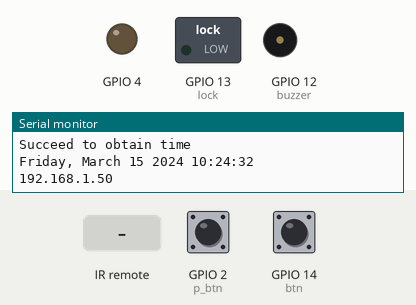
The sketch below on a simulated ESP32. On the bench: switched loads named in the sketch (green lamp = pin HIGH), output pins drawn as LEDs (lit = HIGH), buzzer (waves = sounding, pin HIGH), the last lines printed to the serial monitor. Wiring (inferred from the names in the program): IR receiver: data GPIO 15. Dashed ring = blinking. Inputs (shaded band) come from the test bench; at power-on: GPIO 2 (p_btn) HIGH, GPIO 14 (btn) LOW. WiFi joins after 1.5 s; servers stay silent unless stated; the local clock reads 2024-03-15 10:24:30 at power-on unless the sketch sets it; storage starts empty; random numbers use the default seed unless the sketch sets one; EEPROM starts erased; the camera gives no picture.

Above: at 4.9 s.
5.0 s: infrared code 0x1312D00 received
At 5.15 s:
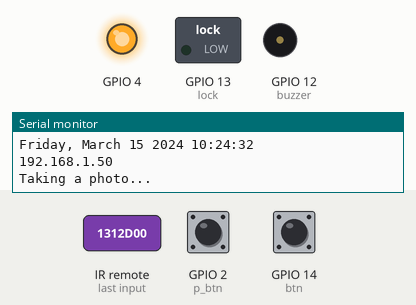
8.0 s: GPIO 2 (p_btn) pulled LOW for 3.2 s
At 11.7 s:
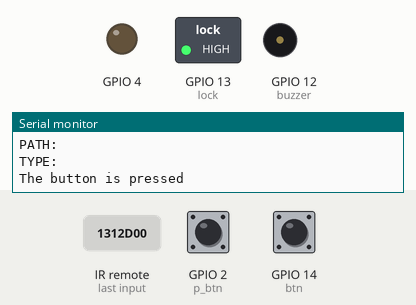
14.9 s: GPIO 14 (btn) pulled HIGH for 3.2 s
At 19.0 s:
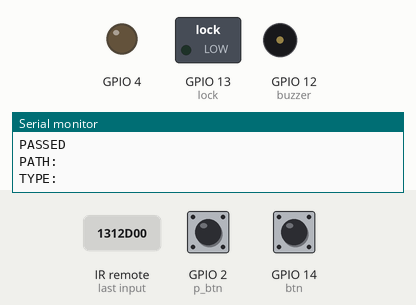
Timing chart, 0 to 20.5 s (numbered marks = the images above; inputs shaded):
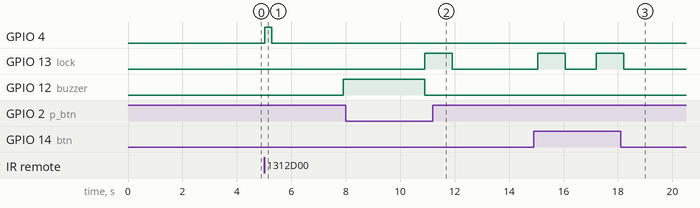

Measured:
- after the input at 5.0 s, GPIO 4: LOW → HIGH at once, → LOW 0.26 s later; GPIO 12 (buzzer): LOW → HIGH after 2.9 s
- after the input at 8.0 s, GPIO 13 (lock): LOW → HIGH after 2.9 s, → LOW 1.0 s later
- after the input at 14.9 s, GPIO 13 (lock): alternates HIGH for 1.0 s and LOW for 1.2 s, 4 changes in all, then stays LOW, starting after 0.15 s

The sketch:

Final_Project.ino
```cpp
#include "esp_camera.h"
#include <WiFi.h>
#include "time.h"
#include <FS.h>
#include <SPIFFS.h>
#include <ESP_Mail_Client.h>
#include <Firebase_ESP_Client.h>
#include <addons/TokenHelper.h>
#include <BlynkSimpleEsp32.h>
#include <AsyncTCP.h>
#include <ESPAsyncWebServer.h>
#include <EEPROM.h>

/*Define Camera Pins*/

#define CAMERA_MODEL_AI_THINKER

#if defined(CAMERA_MODEL_AI_THINKER)
#define PWDN_GPIO_NUM     32
#define RESET_GPIO_NUM    -1
#define XCLK_GPIO_NUM      0
#define SIOD_GPIO_NUM     26
#define SIOC_GPIO_NUM     27
#define Y9_GPIO_NUM       35
#define Y8_GPIO_NUM       34
#define Y7_GPIO_NUM       39
#define Y6_GPIO_NUM       36
#define Y5_GPIO_NUM       21
#define Y4_GPIO_NUM       19
#define Y3_GPIO_NUM       18
#define Y2_GPIO_NUM        5
#define VSYNC_GPIO_NUM    25
#define HREF_GPIO_NUM     23
#define PCLK_GPIO_NUM     22
#else
#error "Camera model not selected"
#endif

/*Path and name of file to write*/
#define FILE_PHOTO "/photo.jpg"

/*Pins Connection*/
#define p_btn 2
#define buzzer 12
#define lock 13
#define btn 14
#define IR_pin 15

/* The WIFI in credentials */
#define WIFI_SSID "Dell5410"
#define WIFI_PASSWORD "HamidKhan"
char authentication[] = "xrPe4GpwLBBZEkC-ctNhc_mDVaeZ04UX";       //Auth Code sent by Blynk
String local_IP = "";

/* For getTime() */
String pk_time = "";
const char* ntpServer = "pk.pool.ntp.org";
const long  gmtOffset_sec = 14400;
const int   daylightOffset_sec = 3600;

#define SMTP_HOST "smtp.gmail.com"
#define SMTP_PORT 465

/* The sign in credentials of sender*/
#define SENDER_EMAIL "hamidmuzaffar49@gmail.com"
#define SENDER_PWD "ujsteffayigryqdh"

/* Receiver's email*/
#define RECEIVER_EMAIL "hamidmuzaffar218@gmail.com"

/*Store Number in EEPROM to make unique name of picture*/
// define the number of bytes you want to access
#define EEPROM_SIZE 1
int pictureNumber = 0;
String storage_path = "";
String RTDB_path_url = "";
String RTDB_path_status = "";
String RTDB_path_date = "";

/*Firebase Credentials*/
// Insert Firebase project API Key
#define API_KEY "AIzaSyBJeo4dPJ9xDmhqrKV0uYsb48ZuT63GuQ4"
// Insert Authorized Email and Corresponding Password
#define USER_EMAIL "hamidmuzaffar49@gmail.com"
#define USER_PASSWORD "HamidKhan"
// Insert Firebase storage bucket ID e.g bucket-name.appspot.com
#define STORAGE_BUCKET_ID "esp-32-c099b.appspot.com"
// Insert RTDB URLefine the RTDB URL */
#define DATABASE_URL "https://esp-32-c099b-default-rtdb.asia-southeast1.firebasedatabase.app/"
/*--------------------*/

//Define Firebase Data objects
FirebaseData fbdo;
FirebaseAuth auth;
FirebaseConfig configF;

/* The SMTP Session object*/
SMTPSession smtp;

/* Callback function to get the Email sending status */
void smtpCallback(SMTP_Status status);

/*Web Server Credentials*/

const char* PARAM_INPUT_1 = "output";
const char* PARAM_INPUT_2 = "state";

// Create AsyncWebServer object on port 80
AsyncWebServer server(80);

const char index_html[] PROGMEM = R"rawliteral(
<!DOCTYPE HTML><html>
<head>
  <title>Bell System Web Server</title>
  <meta name="viewport" content="width=device-width, initial-scale=1">
  <link rel="icon" href="data:,">
  <style>
        html {
            position: absolute;
            top: 0px;
            bottom: 0px;
            right : 0px;
            left : 0px;
            font-family: Arial;
            display: inline-block;
            text-align: center;
            background-image: linear-gradient(to bottom right, rgb(13, 13, 35), rgb(52, 52, 118), rgb(157, 0, 255));
            background-repeat: no-repeat;
            background-size: cover;
            background-position: center center;
            color: white;
        }

        h2 {
            font-size: 3.0rem;
        }

        p {
            font-size: 3.0rem;
        }

        body {
            max-width: 600px;
            margin: 0px auto;
            padding-bottom: 25px;
        }

        .switch {
            position: relative;
            display: inline-block;
            width: 120px;
            height: 68px;
        }

        .switch input {
            display: none
        }

        .slider {
            position: absolute;
            top: 0;
            left: 0;
            right: 0;
            bottom: 0;
            background-color: red;
            border-radius: 6px;
            transition: .4s;
        }

        .slider:before {
            position: absolute;
            content: "";
            height: 52px;
            width: 52px;
            left: 8px;
            bottom: 8px;
            background-color: #fff;
            -webkit-transition: .4s;
            transition: .4s;
            border-radius: 3px
        }

        input:checked+.slider {
            background-color: Green;
        }

        input:checked+.slider:before {
            -webkit-transform: translateX(52px);
            -ms-transform: translateX(52px);
            transform: translateX(52px);
        }
    </style>
</head>
<body>
  <h2>Bell System Web Server</h2>
  %BUTTONPLACEHOLDER%
<script>function toggleCheckbox(element) {
        var xhr = new XMLHttpRequest();
        xhr.open("GET", "/update?output=" + element.id + "&state=1", true);
        xhr.send();
        setTimeout(function () {
            element.checked =false;
            xhr.open("GET", "/update?output=" + element.id + "&state=0", true);
            xhr.send();
        }, 2000);
    }
</script>
</body>
</html>
)rawliteral";

// Replaces placeholder with button section in your web page
String processor(const String& var){
  //Serial.println(var);
  if(var == "BUTTONPLACEHOLDER"){
    String buttons = "";
    buttons += "<h4>Open The Door</h4><label class=\"switch\"><input type=\"checkbox\" onchange=\"toggleCheckbox(this)\" id=\""+String(lock)+"\"><span class=\"slider\"></span></label>";
    return buttons;
  }
  return String();
}

void setup() {
  Serial.begin(115200);
  /* Connection with WIFI */
  wifiConnection();
  /* Connection with Blynk */
  Blynk.begin(authentication, WIFI_SSID, WIFI_PASSWORD);

  if (!SPIFFS.begin(true)) {
    Serial.println("An Error has occurred while mounting SPIFFS");
    ESP.restart();
  }
  else {
    delay(500);
    Serial.println("SPIFFS mounted successfully");
  }

  /* Setting Camera Configuration */
  cameraConfiguration();
  /* Setting up Time Credentials */
  setTimeESP();
  /* Setting up Firebase */
  firebaseConfiguration();
  /*interrupt and lock pin setup*/
  pinMode(IR_pin, INPUT);
  pinMode(lock, OUTPUT);
  digitalWrite(lock, LOW);
  pinMode(btn, INPUT);
  digitalWrite(btn, LOW);
  pinMode(4,OUTPUT);
  pinMode(p_btn, INPUT_PULLUP);
  pinMode(buzzer,OUTPUT);
  digitalWrite(buzzer, LOW);
  /*Starting Web Server*/
  start_web_server();
  /*Sending mail after setup is completete*/
  sendEmail("Setting Up Everything. ESP is working now");
}

void loop() {
  /* Connection to the blynk */
  Blynk.run();
  if (digitalRead(btn) == HIGH) {
    change_status();
    digitalWrite(lock, HIGH);
    delay(1000);
    digitalWrite(lock, LOW);
    delay(1000);
  }
  if (digitalRead(p_btn) == LOW) {
    Serial.println("The button is pressed");
    digitalWrite(lock, HIGH);
    delay(1000);
    digitalWrite(lock, LOW);
    delay(1000);
  }
  if (digitalRead(IR_pin) == LOW) {
    /* Capture Photo and saved to SPIFF */
    capturePhotoSaveSpiffs();
    /* Getting Time Credentials */
    getTime();
    /* Sending to Firebase */
    storeIntoFirebase();
    /* Sending Mail */
    sendEmail("");
     /*Buzzer*/
    digitalWrite(buzzer, HIGH);
    delay(3000);
    digitalWrite(buzzer, LOW);
    /*Notify the user*/
    Blynk.notify("Someone Arrived");
  }
  if ((WiFi.status() != WL_CONNECTED))
  {
    Serial.println("Reconnecting to WiFi...");
    WiFi.disconnect();
    WiFi.reconnect();
    if ((WiFi.status() == WL_CONNECTED))
    {
      Serial.print("Camera Ready! Use 'http://");
      Serial.print(WiFi.localIP());
      Serial.println("' to connect");
    }
    delay(3000);
  }
}

void wifiConnection() {
  Serial.println();
  Serial.print("Connecting to WIFI");
  WiFi.begin(WIFI_SSID, WIFI_PASSWORD);
  while (WiFi.status() != WL_CONNECTED) {
    Serial.print(".");
    delay(200);
  }
  Serial.println("");
  Serial.println("WiFi connected.");
  Serial.println("IP address: ");
  local_IP = String() + WiFi.localIP()[0] + "." + WiFi.localIP()[1] + "." + WiFi.localIP()[2] + "." +WiFi.localIP()[3];;
  Serial.println(WiFi.localIP());
  Serial.println();
}

void cameraConfiguration() {
  camera_config_t config;
  config.ledc_channel = LEDC_CHANNEL_0;
  config.ledc_timer = LEDC_TIMER_0;
  config.pin_d0 = Y2_GPIO_NUM;
  config.pin_d1 = Y3_GPIO_NUM;
  config.pin_d2 = Y4_GPIO_NUM;
  config.pin_d3 = Y5_GPIO_NUM;
  config.pin_d4 = Y6_GPIO_NUM;
  config.pin_d5 = Y7_GPIO_NUM;
  config.pin_d6 = Y8_GPIO_NUM;
  config.pin_d7 = Y9_GPIO_NUM;
  config.pin_xclk = XCLK_GPIO_NUM;
  config.pin_pclk = PCLK_GPIO_NUM;
  config.pin_vsync = VSYNC_GPIO_NUM;
  config.pin_href = HREF_GPIO_NUM;
  config.pin_sscb_sda = SIOD_GPIO_NUM;
  config.pin_sscb_scl = SIOC_GPIO_NUM;
  config.pin_pwdn = PWDN_GPIO_NUM;
  config.pin_reset = RESET_GPIO_NUM;
  config.xclk_freq_hz = 20000000;
  config.pixel_format = PIXFORMAT_JPEG;

  if (psramFound()) {
    config.frame_size = FRAMESIZE_UXGA;
    config.jpeg_quality = 10;
    config.fb_count = 2;
  } else {
    config.frame_size = FRAMESIZE_SVGA;
    config.jpeg_quality = 12;
    config.fb_count = 1;
  }

  // Initialize camera
  esp_err_t err = esp_camera_init(&config);
  if (err != ESP_OK) {
    Serial.printf("Camera init failed with error 0x%x", err);
    return;
  }

  sensor_t * s = esp_camera_sensor_get();
  // initial sensors are flipped vertically and colors are a bit saturated
  if (s->id.PID == OV3660_PID) {
    s->set_vflip(s, 1); // flip it back
    s->set_brightness(s, 1); // up the brightness just a bit
    s->set_saturation(s, -2); // lower the saturation
  }
  // drop down frame size for higher initial frame rate
  s->set_framesize(s, FRAMESIZE_QVGA);
}

void firebaseConfiguration() {
  // Assign the api key
  configF.api_key = API_KEY;
  /* Assign the RTDB URL (required) */
  configF.database_url = DATABASE_URL;
  //Assign the user sign in credentials
  auth.user.email = USER_EMAIL;
  auth.user.password = USER_PASSWORD;
  //Assign the callback function for the long running token generation task
  configF.token_status_callback = tokenStatusCallback; //see addons/TokenHelper.h
  Firebase.begin(&configF, &auth);
  Firebase.reconnectWiFi(true);
}

//Specify Paths to the database
void storage_RTDB_Path() {
  // initialize EEPROM with predefined size
  EEPROM.begin(EEPROM_SIZE);
  pictureNumber = EEPROM.read(0) + 1;
  storage_path = "/data/photo" + String(pictureNumber) + ".jpg";
  RTDB_path_url = "record" + String(pictureNumber) + "/url";
  RTDB_path_status = "record" + String(pictureNumber) + "/status";
  RTDB_path_date = "record" + String(pictureNumber) + "/date";
}

void storeIntoFirebase() {
  bool taskCompleted = false;
  storage_RTDB_Path();
  while (Firebase.ready() && !taskCompleted) {
    taskCompleted = true;
    Serial.print("Uploading picture... ");
    //MIME type should be valid to avoid the download problem.
    //The file systems for flash and SD/SDMMC can be changed in FirebaseFS.h.
    if (Firebase.Storage.upload(&fbdo, STORAGE_BUCKET_ID /* Firebase Storage bucket id */, FILE_PHOTO /* path to local file */, mem_storage_type_flash /* memory storage type, mem_storage_type_flash and mem_storage_type_sd */, storage_path /* path of remote file stored in the bucket */, "image/jpeg" /* mime type */)) {
      Serial.printf("\nDownload URL: %s\n", fbdo.downloadURL().c_str());
      String l_status = "False";
      if (Firebase.RTDB.setString(&fbdo, RTDB_path_url, fbdo.downloadURL().c_str()) && Firebase.RTDB.setString(&fbdo, RTDB_path_status, l_status.c_str()) && Firebase.RTDB.setString(&fbdo, RTDB_path_date, pk_time.c_str())) {
        Serial.println("PASSED");
        Serial.println("PATH: " + fbdo.dataPath());
        Serial.println("TYPE: " + fbdo.dataType());
        EEPROM.write(1, pictureNumber);
        EEPROM.commit();
      } else {
        Serial.println("FAILED");
      }
    }
    else {
      taskCompleted = false;
      Serial.println(fbdo.errorReason());
    }
  }
}

// Check if photo capture was successful
bool checkPhoto( fs::FS &fs ) {
  File f_pic = fs.open( FILE_PHOTO );
  unsigned int pic_sz = f_pic.size();
  return ( pic_sz > 100 );
}

// Capture Photo and Save it to SPIFFS
void capturePhotoSaveSpiffs() {
  camera_fb_t * fb = NULL; // pointer
  bool ok = 0; // Boolean indicating if the picture has been taken correctly
  uint32_t randomNum = random(50000);
  // Take a photo with the camera
  Serial.println("Taking a photo...");
  digitalWrite(4, HIGH);
  delay(200);
  fb = esp_camera_fb_get();
  Blynk.setProperty(V1, "urls", "http://"+local_IP+"/capture?_cb="+(String)randomNum);
  digitalWrite(4, LOW);
  if (!fb) {
    Serial.println("Camera capture failed");
    esp_camera_fb_return(fb);
    return;
  }

  // Photo file name
  Serial.printf("Picture file name: %s\n", FILE_PHOTO);
  File file = SPIFFS.open(FILE_PHOTO, FILE_WRITE);

  // Insert the data in the photo file
  while (!file) {
    Serial.println("Failed to open file in writing mode");
    delay(1000);
    file = SPIFFS.open(FILE_PHOTO, FILE_WRITE);
  }

  file.write(fb->buf, fb->len); // payload (image), payload length
  // check if file has been correctly saved in SPIFFS
  ok = checkPhoto(SPIFFS);
  while (!ok) {
    delay(1000);
    file.write(fb->buf, fb->len);
    ok = checkPhoto(SPIFFS);
  }
  Serial.print("The picture has been saved in ");
  Serial.print(FILE_PHOTO);
  Serial.print(" - Size: ");
  Serial.print(file.size());
  Serial.println(" bytes");
  // Close the file
  file.close();
  esp_camera_fb_return(fb);
}

void setTimeESP() {
  struct tm timeinfo;
  bool time_status;
  configTime(gmtOffset_sec, daylightOffset_sec, ntpServer);
  time_status = getLocalTime(&timeinfo);
  if (!time_status) {
    Serial.println("Failed to obtain time");
//    pk_time = "Default Time";
//    return;
    ESP.restart();
  }
  Serial.println("Succeed to obtain time");
  char t_string[36];
  strftime(t_string, 36, "%A, %B %d %Y %I:%M:%S", &timeinfo);
  pk_time = String(t_string);
  Serial.println(pk_time);
  Serial.println();
}

void getTime() {
  struct tm timeinfo;
  char t_string[36];
  if (getLocalTime(&timeinfo)) {
    strftime(t_string, 36, "%A, %B %d %Y %I:%M:%S", &timeinfo);
    pk_time = String(t_string);
    Serial.println(pk_time);
    Serial.println();
  }
}

void start_web_server(){
  // Print ESP Local IP Address
  Serial.println(WiFi.localIP());

  // Route for root / web page
  server.on("/", HTTP_GET, [](AsyncWebServerRequest *request){
    request->send_P(200, "text/html", index_html, processor);
  });

  // Send a GET request to <ESP_IP>/update?output=<inputMessage1>&state=<inputMessage2>
  server.on("/update", HTTP_GET, [] (AsyncWebServerRequest *request) {
    String inputMessage1;
    String inputMessage2;
    // GET input1 value on <ESP_IP>/update?output=<inputMessage1>&state=<inputMessage2>
    if (request->hasParam(PARAM_INPUT_1) && request->hasParam(PARAM_INPUT_2)) {
      inputMessage1 = request->getParam(PARAM_INPUT_1)->value();
      inputMessage2 = request->getParam(PARAM_INPUT_2)->value();
      digitalWrite(inputMessage1.toInt(), inputMessage2.toInt());
      change_status();
    }
    else {
      inputMessage1 = "No message sent";
      inputMessage2 = "No message sent";
    }
    Serial.print("GPIO: ");
    Serial.print(inputMessage1);
    Serial.print(" - Set to: ");
    Serial.println(inputMessage2);
    request->send(200, "text/plain", "OK");
  });

  // Start server
  server.begin();
}

void sendEmail(String msg) {
  smtp.debug(1);
  /* Set the callback function to get the sending results */
  smtp.callback(smtpCallback);

  /* Declare the session config data */
  ESP_Mail_Session session;

  /* Set the session config */
  session.server.host_name = SMTP_HOST;
  session.server.port = SMTP_PORT;
  session.login.email = SENDER_EMAIL;
  session.login.password = SENDER_PWD;

  /* Declare the message class */
  SMTP_Message message;

  /* Set the message headers */
  message.sender.name = "ESP-Board";
  message.sender.email = SENDER_EMAIL;
  message.subject = "ESP Test Email";
  message.addRecipient("Hamid", RECEIVER_EMAIL);

  /*Send HTML message*/
  String htmlMsg = "";
  if (msg == "") {
    htmlMsg = "Someone Arrived at the Door...<br>Time : <br>Use the following link to open the door...<br><a href=\""+String(local_IP)+"\">"+String(local_IP)+"</a><br><br>Or Use Blynk App<br><br>";
  } else {
    htmlMsg = msg;
  }
  htmlMsg.concat(pk_time);
  message.html.content = htmlMsg.c_str();
  message.html.charSet = "utf-8";
  message.html.transfer_encoding = Content_Transfer_Encoding::enc_qp;

  if (msg == "") {
    SMTP_Attachment att;
    /** Set the attachment info e.g.
       file name, MIME type, file path, file storage type,
       transfer encoding and content encoding
    */
    att.descr.filename = "photo.jpg";
    att.descr.mime = "image/jpg"; //binary data
    att.file.path = "/photo.jpg";
    att.file.storage_type = esp_mail_file_storage_type_flash;
    att.descr.transfer_encoding = Content_Transfer_Encoding::enc_base64;

    /* Add attachment to the message */
    message.addAttachment(att);
  }

  /* Connect to server with the session config */
  while (!smtp.connect(&session)) {}

  /* Start sending Email and close the session */
  while (!MailClient.sendMail(&smtp, &message))
    Serial.println("Error sending Email, " + smtp.errorReason());
}

/* Callback function to get the Email sending status */
void smtpCallback(SMTP_Status status) {
  /* Print the current status */
  Serial.println(status.info());

  /* Print the sending result */
  if (status.success()) {
    Serial.println("----------------");
    ESP_MAIL_PRINTF("Message sent success: %d\n", status.completedCount());
    ESP_MAIL_PRINTF("Message sent failled: %d\n", status.failedCount());
    Serial.println("----------------\n");
    struct tm dt;

    for (size_t i = 0; i < smtp.sendingResult.size(); i++) {
      /* Get the result item */
      SMTP_Result result = smtp.sendingResult.getItem(i);
      time_t ts = (time_t)result.timestamp;
      localtime_r(&ts, &dt);
      ESP_MAIL_PRINTF("Message No: %d\n", i + 1);
      ESP_MAIL_PRINTF("Status: %s\n", result.completed ? "success" : "failed");
      ESP_MAIL_PRINTF("Date/Time: %d/%d/%d %d:%d:%d\n", dt.tm_year + 1900, dt.tm_mon + 1, dt.tm_mday, dt.tm_hour, dt.tm_min, dt.tm_sec);
      ESP_MAIL_PRINTF("Recipient: %s\n", result.recipients);
      ESP_MAIL_PRINTF("Subject: %s\n", result.subject);
    }
    Serial.println("----------------\n");
    SPIFFS.remove(FILE_PHOTO);
  }
}

void change_status() {
  bool taskCompleted = false;
  String l_status = "True";
  while (Firebase.ready() && !taskCompleted) {
    taskCompleted = true;
    if (Firebase.RTDB.setString(&fbdo, RTDB_path_status, l_status.c_str())) {
      Serial.println("PASSED");
      Serial.println("PATH: " + fbdo.dataPath());
      Serial.println("TYPE: " + fbdo.dataType());
      EEPROM.write(0, pictureNumber);
      EEPROM.commit();
    }
    else {
      taskCompleted = false;
      Serial.println(fbdo.errorReason());
    }
  }
}
```
